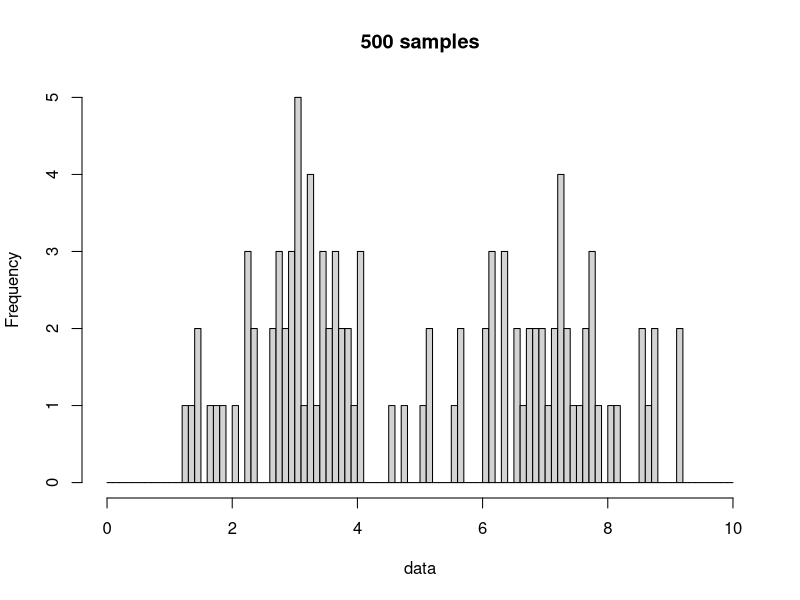
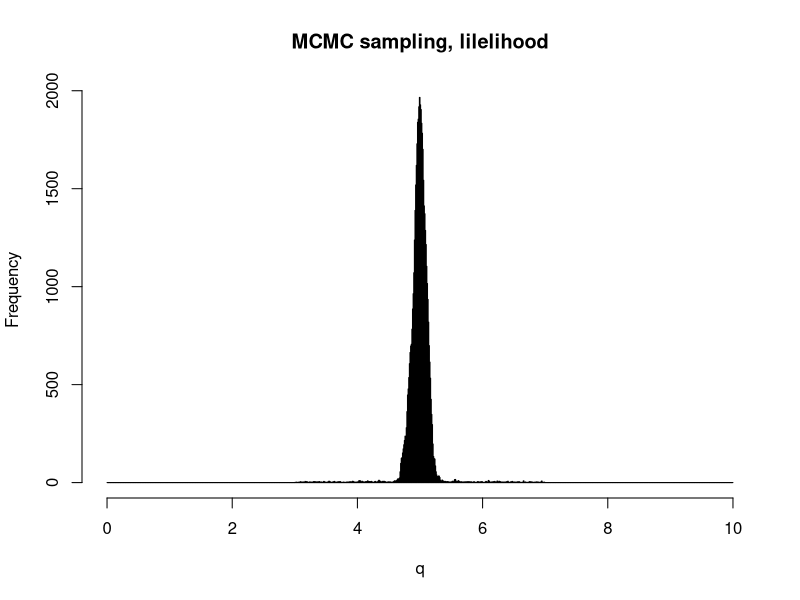
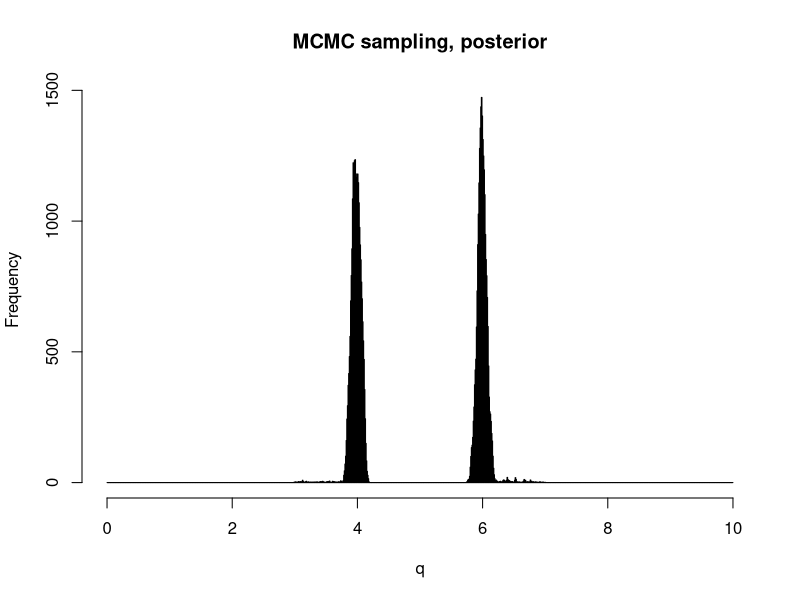

These figures' R source, in order:
dataGenerator <- function(dataSize) {
  gen <- function() {
    m <- 3
    if (runif(1, 0, 1) < 0.5) {
      m <- 7
    }
    q <- rnorm(1, mean = m, sd = 0.1)
    rnorm(1, mean = q[1], sd = 1)
  }
  data <- vector(length = dataSize)
  for (i in seq(1, dataSize + 1)) {
    data[i] <- gen()
  }
  data
}

data <- dataGenerator(100)
hist(data, breaks = seq(0, 10, by = 0.1), main = "500 samples", xlab = "data")

likelihood <- function(q) {
  sum(log(dnorm(data, mean = q, sd = 1)))
}

prior <- function(q) {
  (dnorm(q, mean = 3, sd = 0.1) + dnorm(q, mean = 7, sd = 0.1)) / 2
}

posterior <- function(q) {
  likelihood(q) + log(prior(q))
}

develop <- function(q) {
  if (runif(1, 0, 1) < 0.5) {
    q + 0.01
  } else {
    q - 0.01
  }
}
  
sampling <- function(n, init, evaluator) {
  evaluator <- match.fun(evaluator)
  q <- init
  ql <- evaluator(q)
  samples <- vector(length = n)
  i <- 1
  while(i <= n) {
    p <- develop(q)   
    pl <- evaluator(p)
    r <- log(runif(1, 0, 1))
    if (ql < pl || r < pl - ql) {
      q <- p
      ql <- pl
    }
    samples[i] <- p
    i <- i + 1
  }
  samples
}

a1 <- sampling(25000, 3, likelihood)
a2 <- sampling(25000, 7, likelihood)
hist(c(a1, a2), breaks = seq(0, 10, by = 0.01), main = "MCMC sampling, lilelihood", xlab = "q")

b1 <- sampling(25000, 3, posterior)
b2 <- sampling(25000, 7, posterior)
hist(c(b1, b2), breaks = seq(0, 10, by = 0.01), main = "MCMC sampling, posterior", xlab = "q")
